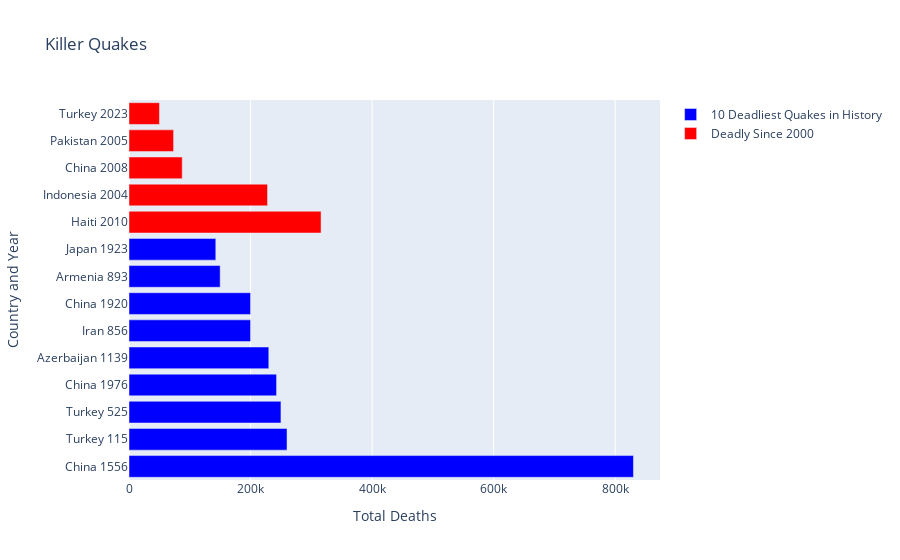

The notebook cell saved with this chart:
### Code cell
fig = px.bar(
    df_last,
    x="deaths",
    y=df_last['country'] + ' ' + df_last['year'].astype(str),
    labels={"country": "Country", "deaths": "Deaths"},
    title="Killer Quakes",
    color="Database",
    color_discrete_map={'10 Deadliest Quakes in History': 'blue', 'Deadly Since 2000': 'red'},
    category_orders={"Database": ["10 Deadliest Quakes in History", "Deadly Since 2000"]}
)


fig.update_xaxes(title_text="Total Deaths")
fig.update_yaxes(title_text="Country and Year")


fig.update_layout(
    legend_title_text='',
    legend=dict(title=''),
    showlegend=True
)

fig.show()

### Figure 1 — Plotly figure (JSON) as saved in the notebook; plotly's stock layout.template omitted (floating-point values rounded to 4 significant figures)
{"data": [{"alignmentgroup": "True", "hovertemplate": "Database=10 Deadliest Quakes in History<br>Deaths=%{x}<br>y=%{y}<extra></extra>", "legendgroup": "10 Deadliest Quakes in History", "marker": {"color": "blue", "pattern": {"shape": ""}}, "name": "10 Deadliest Quakes in History", "offsetgroup": "10 Deadliest Quakes in History", "orientation": "h", "showlegend": true, "textposition": "auto", "type": "bar", "x": [830000, 260000, 250000, 242769, 230000, 200000, 200000, 150000, 142807], "xaxis": "x", "y": ["China 1556", "Turkey 115", "Turkey 525", "China 1976", "Azerbaijan 1139", "Iran 856", "China 1920", "Armenia 893", "Japan 1923"], "yaxis": "y"}, {"alignmentgroup": "True", "hovertemplate": "Database=Deadly Since 2000<br>Deaths=%{x}<br>y=%{y}<extra></extra>", "legendgroup": "Deadly Since 2000", "marker": {"color": "red", "pattern": {"shape": ""}}, "name": "Deadly Since 2000", "offsetgroup": "Deadly Since 2000", "orientation": "h", "showlegend": true, "textposition": "auto", "type": "bar", "x": [316000, 227899, 87564, 73338, 50103], "xaxis": "x", "y": ["Haiti 2010", "Indonesia 2004", "China 2008", "Pakistan 2005", "Turkey 2023"], "yaxis": "y"}], "layout": {"barmode": "relative", "legend": {"title": {"text": ""}, "tracegroupgap": 0}, "showlegend": true, "title": {"text": "Killer Quakes"}, "xaxis": {"anchor": "y", "domain": [0, 1], "title": {"text": "Total Deaths"}}, "yaxis": {"anchor": "x", "domain": [0, 1], "title": {"text": "Country and Year"}}}}
